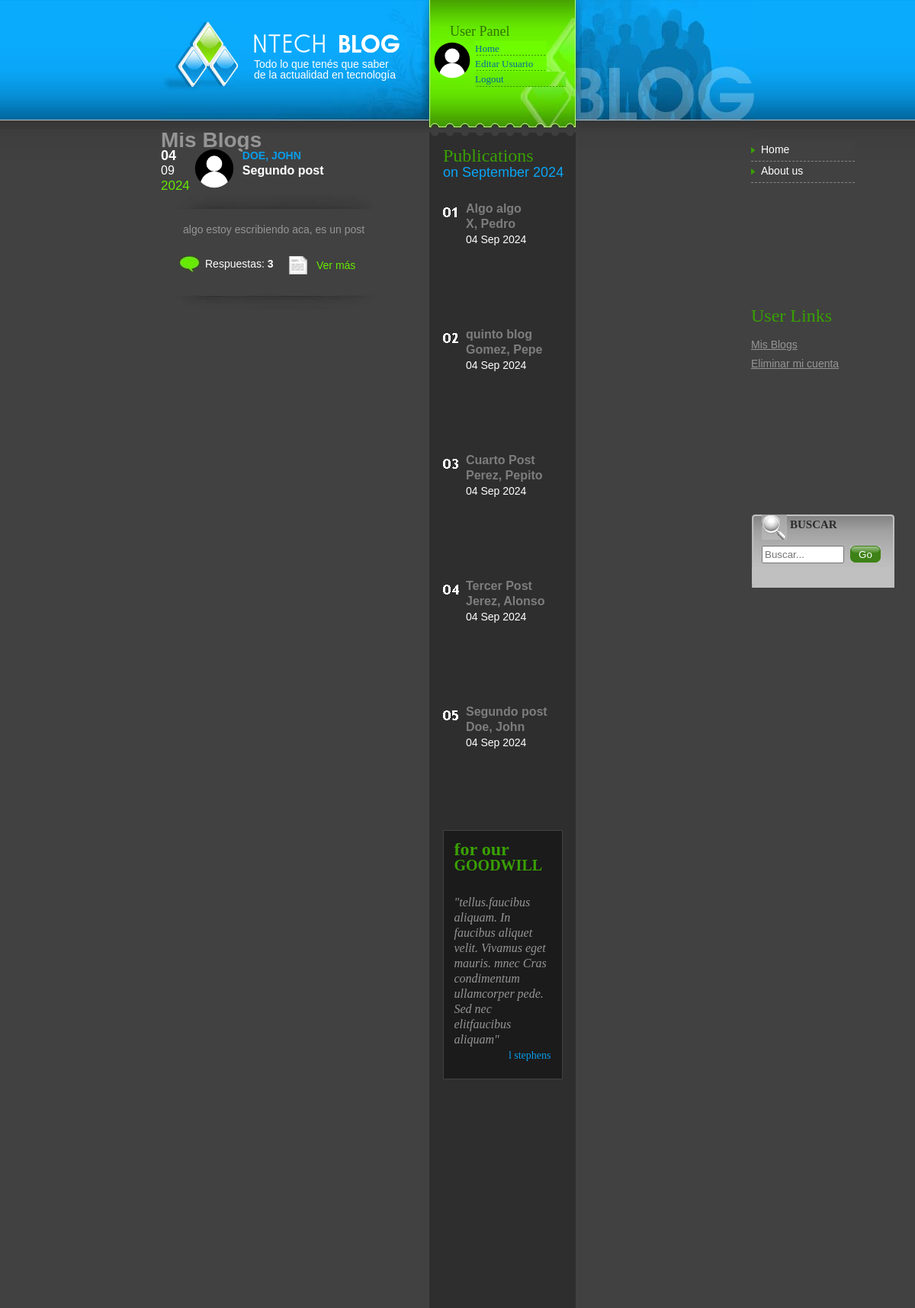
Before: /my-blogs/ (signed in, upper part) with the older database file.
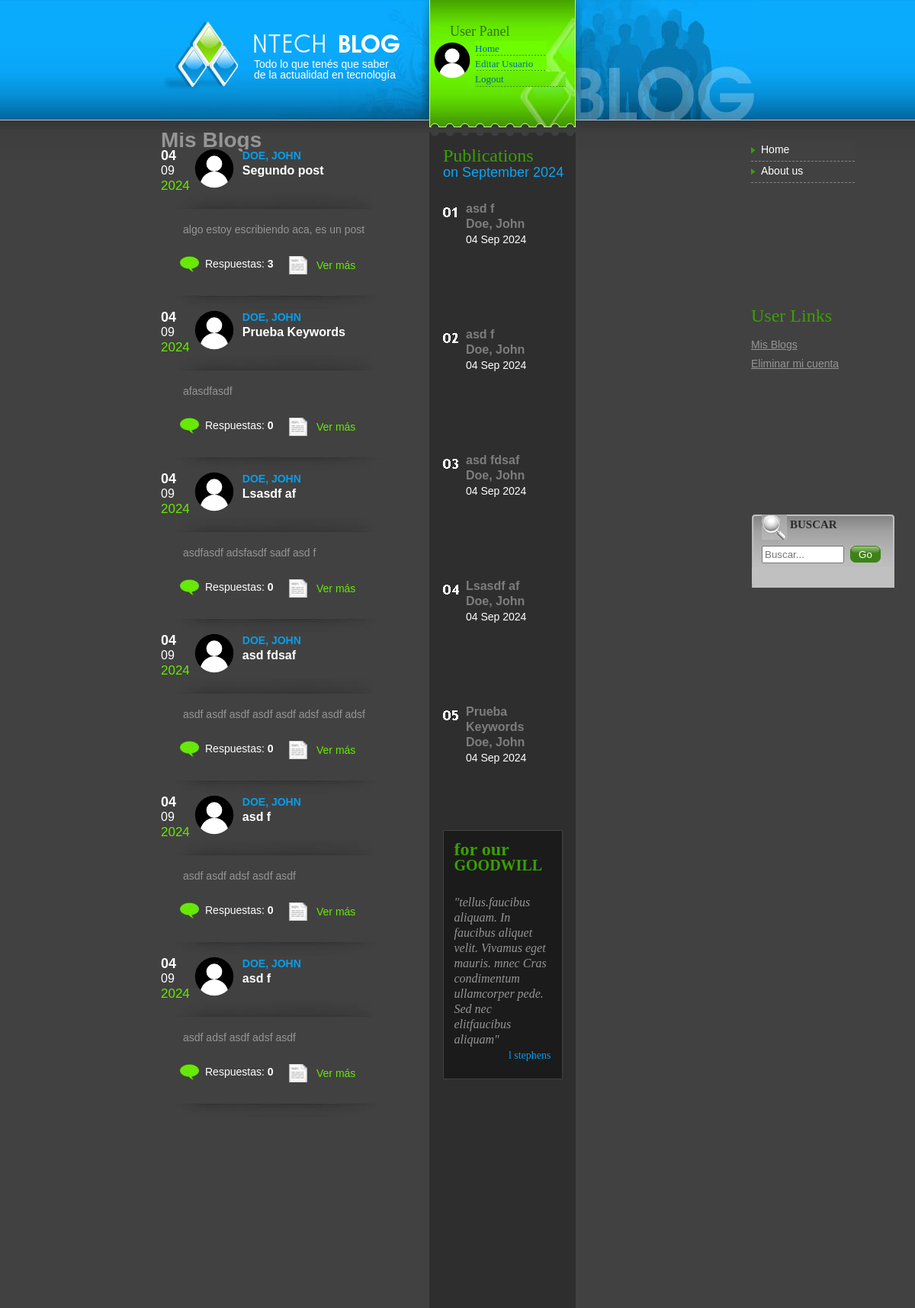
After: the same page with the newer database file.
### blogs/models.py (models this page shows, shortened)
class Blogs(models.Model):
    author = models.ForeignKey(App_Users, null=True, on_delete=models.SET_NULL, related_name='blogs')
    title = models.CharField(max_length=100)
    keywords = models.CharField(max_length=100)
    description = models.TextField(max_length=500)
    created_at = models.DateTimeField(auto_now_add=True)
    @property
    def day_with_leading_zero(self):
        return str(self.created_at.strftime("%d"))
    @property
    def month_with_leading_zero(self):
        return str(self.created_at.strftime("%m"))
    @property
    def post_count(self):
        return self.post_set.count()

### users/models.py (models this page shows, shortened)
class App_Users(AbstractUser):
    email = models.EmailField(unique=True)
    username = models.CharField(max_length=20, unique=True)
    first_name = models.CharField(max_length=30)
    last_name = models.CharField(max_length=30)
    description = models.TextField(blank=True, null=True)
    def __str__(self):
        return f'{self.last_name}, {self.first_name}'

class Avatar(models.Model):
    user = models.OneToOneField(App_Users, on_delete=models.CASCADE, related_name='avatar')
    image = models.ImageField(upload_to=get_random_filename, blank=True, null=True, default='avatares/default_avatar.svg')

### blogs/views.py (the view)
# urls.py: path('my-blogs/', UserBlogsListView.as_view(), name='user_blogs_list'),
class UserBlogsListView(LoginRequiredMixin, ListView):
    model = Blogs
    template_name = 'blogs/user_blogs_list.html'
    context_object_name = 'blogs'
    def get_queryset(self):
        return Blogs.objects.filter(author=self.request.user)

### proyecto_final/context_processors.py (called while the page is built)
def custom_context_processor(request):
    latest_blogs = Blogs.objects.order_by('-created_at')[:5]
    return {
        'latest_blogs': latest_blogs,
    }

def current_datetime(request):
    now = datetime.now()
    return {
        'day_of_week': now.strftime('%A'),
        'day_of_month': now.strftime('%d'),
        'month_name': now.strftime('%B'),
        'month_number': now.strftime('%m'),
        'year_two_digits': now.strftime('%y'),
        'year_four_digits': now.strftime('%Y'),
    }

### blogs/templates/blogs/user_blogs_list.html (shortened to what this page needs)
{% extends 'blogs/base.html' %}
{% block main %}
  <div id="leftPan">
    <h1>Mis Blogs</h1>
      {% if blogs %}
            {% for blog in blogs %}
              <div class="blog">
                <div class="dateone">
                  <div class="header_blog_list">
                    <div class="date">
                      <p class="day"> {{blog.day_with_leading_zero}} </p>
                      <p class="month">{{blog.month_with_leading_zero}}</p>
                      <p class="year">{{blog.created_at.year}}</p>
                    </div>
                    <img src="{{blog.author.avatar.image.url}}" alt="">
                    <div class="name_title">
                      <span class="blue">{{blog.author}}</span><br />
                    <span class="white">{{blog.title}}</span>
                    </div>
                  </div>
                <div/>
                <p class="buttomshadow">&nbsp;</p>
                <p>{{ blog.description|truncatewords:20 }}</p>
                <div id="leftlinkboxonePan">
                  <ul>
                    <li class="comments">Respuestas: <span class="boldtext">{{ blog.post_count }}</span></li>
                    <li class="continue"><a href="{% url 'blog_detail' blog.pk %}">Ver más</a></li>
                  </ul>
                </div> </div>
                <p class="topshadow">&nbsp;</p>
       </div> </div>
          {% empty %}
            <div><p>No hay ningún blog aún.</p> </div>
          {% endfor %}
        {% else %}
          <div><p>No hay ningún blog aún.</p></div>
        {% endif %}
  </div>
<div id="middlePan">
    <h2>
      Publications<br />
      <span>on {{ month_name }} {{ year_four_digits }}</span>
    </h2>
    <div id="middleulPan">
      <ul>
        <li class="one">
          {{latest_blogs.0.title}} <br/>
          {{latest_blogs.0.author}}
          <span> <br /> {{latest_blogs.0.created_at|date:"d M Y"}}</span>
        </li>
        <li class="two">
          {{latest_blogs.1.title}} <br/>
          {{latest_blogs.1.author}}
          <span> <br /> {{latest_blogs.1.created_at|date:"d M Y"}}</span>
        </li>
        <li class="three">
          {{latest_blogs.2.title}} <br/>
          {{latest_blogs.2.author}}
          <span> <br /> {{latest_blogs.2.created_at|date:"d M Y"}}</span>
        </li>
        <li class="four">
          {{latest_blogs.3.title}} <br/>
          {{latest_blogs.3.author}}
          <span> <br /> {{latest_blogs.3.created_at|date:"d M Y"}}</span>
        </li>
        <li class="five">
          {{latest_blogs.4.title}} <br/>
          {{latest_blogs.4.author}}
          <span> <br /> {{latest_blogs.4.created_at|date:"d M Y"}}</span>
        </li>
      </ul>
    </div>
    <div id="middlecaptionPan">
      <h3>
        for our<br />
        <span>GOODWILL</span>
      </h3>
      <p>
        &quot;tellus.faucibus aliquam. In faucibus aliquet velit. Vivamus eget
        mauris. mnec Cras condimentum ullamcorper pede. Sed nec elitfaucibus
        aliquam&quot;
      </p>
      <p align="right"><span>l stephens</span></p>
    </div>
  </div>
{% endblock main%}

Changed rows visible on the page:
no longer on this page (row edited): Blogs: title "Algo algo", author.first_name "X, Pedro", created_at "04 Sep 2024"
no longer on this page (row unchanged): Blogs: title "quinto blog", author.first_name "Gomez, Pepe", created_at "04 Sep 2024"
no longer on this page (row unchanged): Blogs: title "Cuarto Post", author.first_name "Perez, Pepito", created_at "04 Sep 2024"
no longer on this page (row unchanged): Blogs: title "Tercer Post", author.first_name "Jerez, Alonso", created_at "04 Sep 2024"
added Blogs: day_with_leading_zero "04", month_with_leading_zero "09", created_at.year "2024", author.avatar.image (placeholder picture), author "DOE, JOHN", title "Prueba Keywords", description "afasdfasdf", post_count "0", author.first_name "Doe, John", created_at "04 Sep 2024"
added Blogs: day_with_leading_zero "04", month_with_leading_zero "09", created_at.year "2024", author.avatar.image (placeholder picture), author "DOE, JOHN", title "Lsasdf af", description "asdfasdf adsfasdf sadf asd f", post_count "0", author.first_name "Doe, John", created_at "04 Sep 2024"
added Blogs: day_with_leading_zero "04", month_with_leading_zero "09", created_at.year "2024", author.avatar.image (placeholder picture), author "DOE, JOHN", title "asd fdsaf", description "asdf asdf asdf asdf asdf adsf asdf adsf", post_count "0", author.first_name "Doe, John", created_at "04 Sep 2024"
added Blogs: day_with_leading_zero "04", month_with_leading_zero "09", created_at.year "2024", author.avatar.image (placeholder picture), author "DOE, JOHN", title "asd f", description "asdf asdf adsf asdf asdf", post_count "0", author.first_name "Doe, John", created_at "04 Sep 2024"
added Blogs: day_with_leading_zero "04", month_with_leading_zero "09", created_at.year "2024", author.avatar.image (placeholder picture), author "DOE, JOHN", title "asd f", description "asdf adsf asdf adsf asdf", post_count "0", author.first_name "Doe, John", created_at "04 Sep 2024"
Other visible differences:
{{ latest_blogs.4.title }}: "Segundo post" → "Prueba Keywords"
